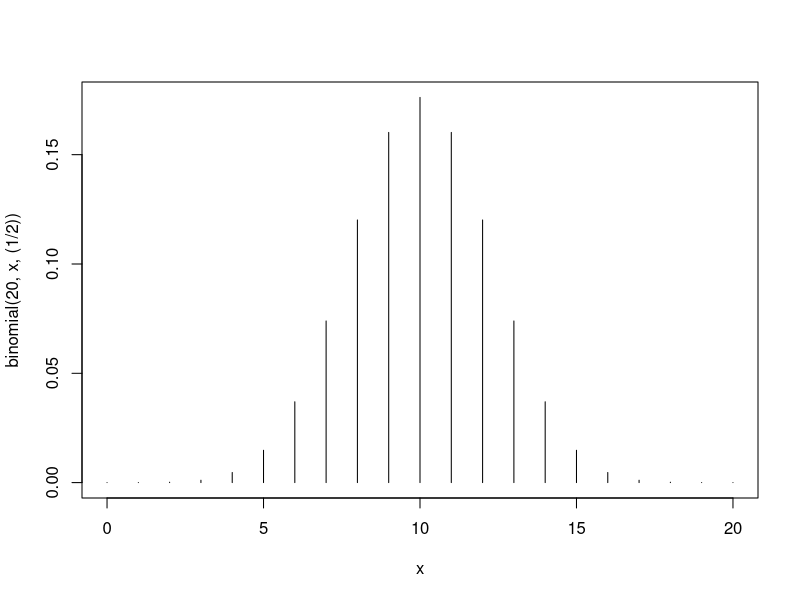

Generate this figure with R:
# consider an exp of tossing a die 5 times 
# 1)find the prob of getting 2 or 3 exactly 3 times 
# 2) at most 3 times 
# 3) not getting 2 or 3
n=5; 
y=3;
p=1/3;
binomial = function(n,y,p){
  binomial=choose(n,y)*(p^y)*((1-p)^(n-y))
  binomial
}
x=c(0:20)
sum(binomial(5,x,(1/3)))
plot(x,binomial(20,x,(1/2)),type="h")
#if n=odd then 2 modes, if even then 1 mode. So, mode= n*p

cdf_binomial=function(y,n,p){
  sum_cdf=0
  for(i in 0:y){
    sum_cdf=sum_cdf+binomial(n,i,p)
  }
  cdf_binomial=sum_cdf
  cdf_binomial
}

#plot(x,cdf_binomial(x,20,(1/2)),typ="h")

#in built functions- 
#d=density-pmf or pdf= dbinom(x,n,p)
#p-percentile-cdf= pbinom(x,n,p)
#q-quartile-f(x)=q
#r-random number generation 

dbinom(3,5,(1/3))
pbinom(3,5,(1/3))
x=rbinom(10000,10,0.5)
#approx np

